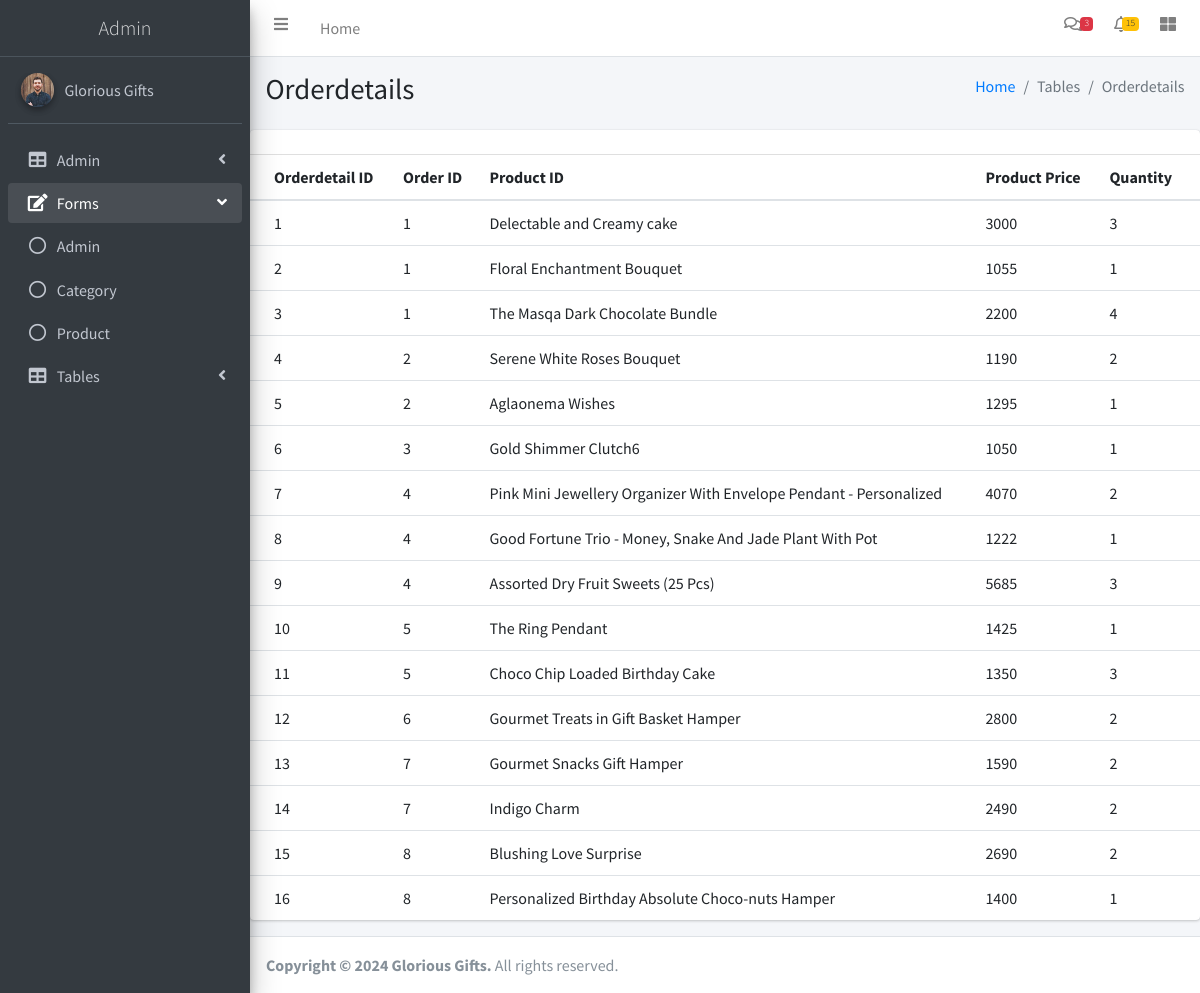
The app's page /adminlte/orderdetail-table.php with its own data.
### tables this page shows
CREATE TABLE `tbl_orderdetail` (
  `orderdetail_id` int(11) NOT NULL,
  `order_id` int(40) NOT NULL,
  `product_id` int(40) NOT NULL,
  `product_price` varchar(50) NOT NULL,
  `orderdetail_quantity` int(40) NOT NULL
);

CREATE TABLE `tbl_ordermaster` (
  `order_id` int(5) NOT NULL,
  `ordermaster_date` varchar(200) NOT NULL,
  `ordermaster_status` varchar(20) NOT NULL,
  `user_id` int(5) NOT NULL
);

CREATE TABLE `tbl_product` (
  `product_id` int(5) NOT NULL,
  `product_name` varchar(100) NOT NULL,
  `product_details` text NOT NULL,
  `product_photo` varchar(80) NOT NULL,
  `product_price` float NOT NULL,
  `category_id` int(5) NOT NULL,
  `product_quantity` int(20) NOT NULL
);

### adminlte/orderdetail-table.php (the view, shortened to what this page needs)
<!DOCTYPE html>
<html>
<head>
  <link rel="stylesheet" href="plugins/fontawesome-free/css/all.min.css">
  <link rel="stylesheet" href="https://code.ionicframework.com/ionicons/2.0.1/css/ionicons.min.css">
  <link rel="stylesheet" href="plugins/datatables-bs4/css/dataTables.bootstrap4.min.css">
  <link rel="stylesheet" href="plugins/datatables-responsive/css/responsive.bootstrap4.min.css">
  <link rel="stylesheet" href="dist/css/adminlte.min.css">
</head>
<body class="hold-transition sidebar-mini">
<div class="wrapper">
   <?php
   include './themepart/header-menu.php';
   ?>
   <?php
    include './themepart/sidebar.php';
   ?>
  <div class="content-wrapper">
    <section class="content-header">
      <div class="container-fluid">
        <div class="row mb-2">
          <div class="col-sm-6">
            <h1>Orderdetails</h1>
          </div>
          <div class="col-sm-6">
            <ol class="breadcrumb float-sm-right">
              <li class="breadcrumb-item"><a href="#">Home</a></li>
              <li class="breadcrumb-item active">Tables</li>
              <li class="breadcrumb-item active">Orderdetails</li>
            </ol>
          </div>
        </div>
      </div>
    </section>
    <div class="row">
          <div class="col-12">
            <div class="card">
              <div class="card-header">
              </div>
              <div class="card-body table-responsive p-0">
                <table class="table table-hover text-nowrap">
                  <thead>
                    <tr>
                      <th>Orderdetail ID</th>
                      <th>Order ID</th>
                      <th>Product ID</th>
                      <th>Product Price</th>
                      <th>Quantity</th>
                    </tr>
                  </thead>
                  <tbody>
                   <?php
                    include './connection.php';
                    $sq=mysqli_query($connection,"select * from tbl_orderdetail");
                    while($data=mysqli_fetch_array($sq))
                    {
                      $uq=mysqli_query($connection,"select * from tbl_ordermaster where order_id='{$data['order_id']}'");
                      $udata=mysqli_fetch_array($uq);
                      $pq=mysqli_query($connection,"select * from tbl_product where product_id='{$data['product_id']}'");
                      $pdata=mysqli_fetch_array($pq);
                      echo "<tr>";
                      echo "<td>{$data['orderdetail_id']}</td>";
                      echo "<td>{$udata['order_id']}</td>";
                      echo "<td>{$pdata['product_name']}</td>";
                      echo "<td>{$data['product_price']}</td>";
                      echo "<td>{$data['orderdetail_quantity']}</td>";
                    }
                   ?>
                  </tbody>
                </table>
              </div>
            </div>
          </div>
        </div>
</div>
<?php
 include './themepart/footer.php';
 ?>
</body>
</html>

### records on screen
tbl_orderdetail: orderdetail_id "1", order.order_id "1", product.product_name "Delectable and Creamy cake", product_price "3000", orderdetail_quantity "3"
tbl_orderdetail: orderdetail_id "2", order.order_id "1", product.product_name "Floral Enchantment Bouquet", product_price "1055", orderdetail_quantity "1"
tbl_orderdetail: orderdetail_id "3", order.order_id "1", product.product_name "The Masqa Dark Chocolate Bundle", product_price "2200", orderdetail_quantity "4"
tbl_orderdetail: orderdetail_id "4", order.order_id "2", product.product_name "Serene White Roses Bouquet", product_price "1190", orderdetail_quantity "2"
tbl_orderdetail: orderdetail_id "5", order.order_id "2", product.product_name "Aglaonema Wishes", product_price "1295", orderdetail_quantity "1"
tbl_orderdetail: orderdetail_id "6", order.order_id "3", product.product_name "Gold Shimmer Clutch6", product_price "1050", orderdetail_quantity "1"
tbl_orderdetail: orderdetail_id "7", order.order_id "4", product.product_name "Pink Mini Jewellery Organizer With Envelope Pendant - Personalized", product_price "4070", orderdetail_quantity "2"
tbl_orderdetail: orderdetail_id "8", order.order_id "4", product.product_name "Good Fortune Trio - Money, Snake And Jade Plant With Pot", product_price "1222", orderdetail_quantity "1"
tbl_orderdetail: orderdetail_id "9", order.order_id "4", product.product_name "Assorted Dry Fruit Sweets (25 Pcs)", product_price "5685", orderdetail_quantity "3"
tbl_orderdetail: orderdetail_id "10", order.order_id "5", product.product_name "The Ring Pendant", product_price "1425", orderdetail_quantity "1"
tbl_orderdetail: orderdetail_id "11", order.order_id "5", product.product_name "Choco Chip Loaded Birthday Cake", product_price "1350", orderdetail_quantity "3"
tbl_orderdetail: orderdetail_id "12", order.order_id "6", product.product_name "Gourmet Treats in Gift Basket Hamper", product_price "2800", orderdetail_quantity "2"
tbl_orderdetail: orderdetail_id "13", order.order_id "7", product.product_name "Gourmet Snacks Gift Hamper", product_price "1590", orderdetail_quantity "2"
tbl_orderdetail: orderdetail_id "14", order.order_id "7", product.product_name "Indigo Charm", product_price "2490", orderdetail_quantity "2"
tbl_orderdetail: orderdetail_id "15", order.order_id "8", product.product_name "Blushing Love Surprise", product_price "2690", orderdetail_quantity "2"
tbl_orderdetail: orderdetail_id "16", order.order_id "8", product.product_name "Personalized Birthday Absolute Choco-nuts Hamper", product_price "1400", orderdetail_quantity "1"
